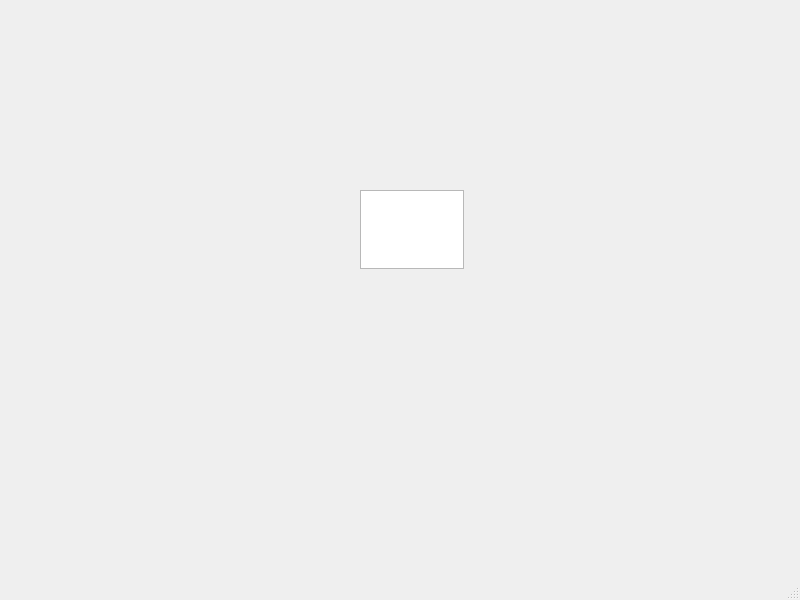
<?xml version="1.0" encoding="UTF-8"?>
<ui version="4.0">
 <class>MainWindow</class>
 <widget class="QMainWindow" name="MainWindow">
  <property name="geometry">
   <rect>
    <x>0</x>
    <y>0</y>
    <width>800</width>
    <height>600</height>
   </rect>
  </property>
  <property name="windowTitle">
   <string>Import from Readwise</string>
  </property>
  <widget class="QWidget" name="centralwidget">
   <widget class="QPlainTextEdit" name="plainTextEdit">
    <property name="geometry">
     <rect>
      <x>360</x>
      <y>190</y>
      <width>104</width>
      <height>79</height>
     </rect>
    </property>
   </widget>
  </widget>
  <widget class="QMenuBar" name="menubar">
   <property name="geometry">
    <rect>
     <x>0</x>
     <y>0</y>
     <width>800</width>
     <height>24</height>
    </rect>
   </property>
  </widget>
  <widget class="QStatusBar" name="statusbar"/>
 </widget>
 <resources/>
 <connections/>
</ui>
